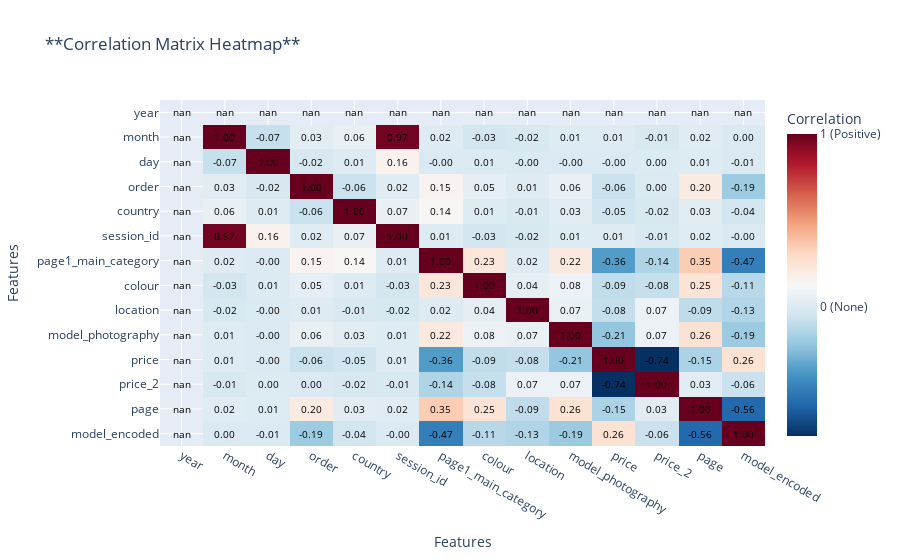

Write notebook code for a chart like this one.
### Code cell
def create_plotly_correlation_matrix(df):
    """
    Calculates the correlation matrix for a DataFrame and plots it as an
    interactive heatmap using Plotly Express.

    Args:
        df (pd.DataFrame): The input DataFrame containing numerical data.
    """
    # 1. Calculate the correlation matrix
    correlation_matrix = df.corr()

    # 2. Extract values, row/column names for the heatmap
    z = correlation_matrix.values
    x = correlation_matrix.columns
    y = correlation_matrix.index

    # 3. Create the interactive heatmap using Plotly Express
    fig = px.imshow(
        z,
        x=x,
        y=y,
        color_continuous_scale='RdBu_r', # 'RdBu_r' is good for showing positive/negative correlation
        aspect="auto", # Allows the plot to scale correctly
        title='**Correlation Matrix Heatmap**'
    )

    # 4. Optional: Add text annotations for correlation values (for better readability)
    # This loop iterates through the matrix and adds the value as text
    for i in range(len(y)):
        for j in range(len(x)):
            fig.add_annotation(
                x=x[j], y=y[i],
                text=f'{z[i, j]:.2f}', # Format to 2 decimal places
                showarrow=False,
                font=dict(color="black", size=10)
            )

    # 5. Enhance layout
    fig.update_layout(
        xaxis_title="Features",
        yaxis_title="Features",
        xaxis={'side': 'bottom'},
        # Adjusting the colorbar title and range
        coloraxis_colorbar=dict(
            title="Correlation",
            tickvals=[-1, 0, 1],
            ticktext=['-1 (Negative)', '0 (None)', '1 (Positive)'],
        ),
        # Ensure the labels don't get cut off
        margin=dict(l=100, r=100, t=100, b=100)
    )

    # 6. Display the figure
    fig.show()

# --- Example Usage ---

# Create a sample DataFrame
# np.random.seed(42)
# data = {
#     'Feature A': np.random.rand(100),
#     'Feature B': np.random.randn(100) * 5,
#     'Feature C': np.random.randn(100) * 2 + 5,
#     # Create a feature highly correlated with Feature B
#     'Feature D': 2 * (np.random.randn(100) * 5) + np.random.rand(100) * 0.5
# }
# df_sample = pd.DataFrame(data)

# Run the function with the sample data
create_plotly_correlation_matrix(data)

### Figure 1 — Plotly figure (JSON) as saved in the notebook; plotly's stock layout.template omitted (floating-point values rounded to 4 significant figures; data arrays with more than 128 entries replaced by an {"elided": "..."} marker saying what was removed)
{"data": [{"coloraxis": "coloraxis", "hovertemplate": "x: %{x}<br>y: %{y}<br>color: %{z}<extra></extra>", "name": "0", "type": "heatmap", "x": ["year", "month", "day", "order", "country", "session_id", "page1_main_category", "colour", "location", "model_photography", "price", "price_2", "page", "model_encoded"], "xaxis": "x", "y": ["year", "month", "day", "order", "country", "session_id", "page1_main_category", "colour", "location", "model_photography", "price", "price_2", "page", "model_encoded"], "yaxis": "y", "z": {"elided": "14x14 float values"}}], "layout": {"annotations": [{"font": {"color": "black", "size": 10}, "showarrow": false, "text": "nan", "x": "year", "y": "year"}, {"font": {"color": "black", "size": 10}, "showarrow": false, "text": "nan", "x": "month", "y": "year"}, {"font": {"color": "black", "size": 10}, "showarrow": false, "text": "nan", "x": "day", "y": "year"}, {"font": {"color": "black", "size": 10}, "showarrow": false, "text": "nan", "x": "order", "y": "year"}, {"font": {"color": "black", "size": 10}, "showarrow": false, "text": "nan", "x": "country", "y": "year"}, {"font": {"color": "black", "size": 10}, "showarrow": false, "text": "nan", "x": "session_id", "y": "year"}, {"font": {"color": "black", "size": 10}, "showarrow": false, "text": "nan", "x": "page1_main_category", "y": "year"}, {"font": {"color": "black", "size": 10}, "showarrow": false, "text": "nan", "x": "colour", "y": "year"}, {"font": {"color": "black", "size": 10}, "showarrow": false, "text": "nan", "x": "location", "y": "year"}, {"font": {"color": "black", "size": 10}, "showarrow": false, "text": "nan", "x": "model_photography", "y": "year"}, {"font": {"color": "black", "size": 10}, "showarrow": false, "text": "nan", "x": "price", "y": "year"}, {"font": {"color": "black", "size": 10}, "showarrow": false, "text": "nan", "x": "price_2", "y": "year"}, {"font": {"color": "black", "size": 10}, "showarrow": false, "text": "nan", "x": "page", "y": "year"}, {"font": {"color": "black", "size": 10}, "showarrow": false, "text": "nan", "x": "model_encoded", "y": "year"}, {"font": {"color": "black", "size": 10}, "showarrow": false, "text": "nan", "x": "year", "y": "month"}, {"font": {"color": "black", "size": 10}, "showarrow": false, "text": "1.00", "x": "month", "y": "month"}, {"font": {"color": "black", "size": 10}, "showarrow": false, "text": "-0.07", "x": "day", "y": "month"}, {"font": {"color": "black", "size": 10}, "showarrow": false, "text": "0.03", "x": "order", "y": "month"}, {"font": {"color": "black", "size": 10}, "showarrow": false, "text": "0.06", "x": "country", "y": "month"}, {"font": {"color": "black", "size": 10}, "showarrow": false, "text": "0.97", "x": "session_id", "y": "month"}, {"font": {"color": "black", "size": 10}, "showarrow": false, "text": "0.02", "x": "page1_main_category", "y": "month"}, {"font": {"color": "black", "size": 10}, "showarrow": false, "text": "-0.03", "x": "colour", "y": "month"}, {"font": {"color": "black", "size": 10}, "showarrow": false, "text": "-0.02", "x": "location", "y": "month"}, {"font": {"color": "black", "size": 10}, "showarrow": false, "text": "0.01", "x": "model_photography", "y": "month"}, {"font": {"color": "black", "size": 10}, "showarrow": false, "text": "0.01", "x": "price", "y": "month"}, {"font": {"color": "black", "size": 10}, "showarrow": false, "text": "-0.01", "x": "price_2", "y": "month"}, {"font": {"color": "black", "size": 10}, "showarrow": false, "text": "0.02", "x": "page", "y": "month"}, {"font": {"color": "black", "size": 10}, "showarrow": false, "text": "0.00", "x": "model_encoded", "y": "month"}, {"font": {"color": "black", "size": 10}, "showarrow": false, "text": "nan", "x": "year", "y": "day"}, {"font": {"color": "black", "size": 10}, "showarrow": false, "text": "-0.07", "x": "month", "y": "day"}, {"font": {"color": "black", "size": 10}, "showarrow": false, "text": "1.00", "x": "day", "y": "day"}, {"font": {"color": "black", "size": 10}, "showarrow": false, "text": "-0.02", "x": "order", "y": "day"}, {"font": {"color": "black", "size": 10}, "showarrow": false, "text": "0.01", "x": "country", "y": "day"}, {"font": {"color": "black", "size": 10}, "showarrow": false, "text": "0.16", "x": "session_id", "y": "day"}, {"font": {"color": "black", "size": 10}, "showarrow": false, "text": "-0.00", "x": "page1_main_category", "y": "day"}, {"font": {"color": "black", "size": 10}, "showarrow": false, "text": "0.01", "x": "colour", "y": "day"}, {"font": {"color": "black", "size": 10}, "showarrow": false, "text": "-0.00", "x": "location", "y": "day"}, {"font": {"color": "black", "size": 10}, "showarrow": false, "text": "-0.00", "x": "model_photography", "y": "day"}, {"font": {"color": "black", "size": 10}, "showarrow": false, "text": "-0.00", "x": "price", "y": "day"}, {"font": {"color": "black", "size": 10}, "showarrow": false, "text": "0.00", "x": "price_2", "y": "day"}, {"font": {"color": "black", "size": 10}, "showarrow": false, "text": "0.01", "x": "page", "y": "day"}, {"font": {"color": "black", "size": 10}, "showarrow": false, "text": "-0.01", "x": "model_encoded", "y": "day"}, {"font": {"color": "black", "size": 10}, "showarrow": false, "text": "nan", "x": "year", "y": "order"}, {"font": {"color": "black", "size": 10}, "showarrow": false, "text": "0.03", "x": "month", "y": "order"}, {"font": {"color": "black", "size": 10}, "showarrow": false, "text": "-0.02", "x": "day", "y": "order"}, {"font": {"color": "black", "size": 10}, "showarrow": false, "text": "1.00", "x": "order", "y": "order"}, {"font": {"color": "black", "size": 10}, "showarrow": false, "text": "-0.06", "x": "country", "y": "order"}, {"font": {"color": "black", "size": 10}, "showarrow": false, "text": "0.02", "x": "session_id", "y": "order"}, {"font": {"color": "black", "size": 10}, "showarrow": false, "text": "0.15", "x": "page1_main_category", "y": "order"}, {"font": {"color": "black", "size": 10}, "showarrow": false, "text": "0.05", "x": "colour", "y": "order"}, {"font": {"color": "black", "size": 10}, "showarrow": false, "text": "0.01", "x": "location", "y": "order"}, {"font": {"color": "black", "size": 10}, "showarrow": false, "text": "0.06", "x": "model_photography", "y": "order"}, {"font": {"color": "black", "size": 10}, "showarrow": false, "text": "-0.06", "x": "price", "y": "order"}, {"font": {"color": "black", "size": 10}, "showarrow": false, "text": "0.00", "x": "price_2", "y": "order"}, {"font": {"color": "black", "size": 10}, "showarrow": false, "text": "0.20", "x": "page", "y": "order"}, {"font": {"color": "black", "size": 10}, "showarrow": false, "text": "-0.19", "x": "model_encoded", "y": "order"}, {"font": {"color": "black", "size": 10}, "showarrow": false, "text": "nan", "x": "year", "y": "country"}, {"font": {"color": "black", "size": 10}, "showarrow": false, "text": "0.06", "x": "month", "y": "country"}, {"font": {"color": "black", "size": 10}, "showarrow": false, "text": "0.01", "x": "day", "y": "country"}, {"font": {"color": "black", "size": 10}, "showarrow": false, "text": "-0.06", "x": "order", "y": "country"}, {"font": {"color": "black", "size": 10}, "showarrow": false, "text": "1.00", "x": "country", "y": "country"}, {"font": {"color": "black", "size": 10}, "showarrow": false, "text": "0.07", "x": "session_id", "y": "country"}, {"font": {"color": "black", "size": 10}, "showarrow": false, "text": "0.14", "x": "page1_main_category", "y": "country"}, {"font": {"color": "black", "size": 10}, "showarrow": false, "text": "0.01", "x": "colour", "y": "country"}, {"font": {"color": "black", "size": 10}, "showarrow": false, "text": "-0.01", "x": "location", "y": "country"}, {"font": {"color": "black", "size": 10}, "showarrow": false, "text": "0.03", "x": "model_photography", "y": "country"}, {"font": {"color": "black", "size": 10}, "showarrow": false, "text": "-0.05", "x": "price", "y": "country"}, {"font": {"color": "black", "size": 10}, "showarrow": false, "text": "-0.02", "x": "price_2", "y": "country"}, {"font": {"color": "black", "size": 10}, "showarrow": false, "text": "0.03", "x": "page", "y": "country"}, {"font": {"color": "black", "size": 10}, "showarrow": false, "text": "-0.04", "x": "model_encoded", "y": "country"}, {"font": {"color": "black", "size": 10}, "showarrow": false, "text": "nan", "x": "year", "y": "session_id"}, {"font": {"color": "black", "size": 10}, "showarrow": false, "text": "0.97", "x": "month", "y": "session_id"}, {"font": {"color": "black", "size": 10}, "showarrow": false, "text": "0.16", "x": "day", "y": "session_id"}, {"font": {"color": "black", "size": 10}, "showarrow": false, "text": "0.02", "x": "order", "y": "session_id"}, {"font": {"color": "black", "size": 10}, "showarrow": false, "text": "0.07", "x": "country", "y": "session_id"}, {"font": {"color": "black", "size": 10}, "showarrow": false, "text": "1.00", "x": "session_id", "y": "session_id"}, {"font": {"color": "black", "size": 10}, "showarrow": false, "text": "0.01", "x": "page1_main_category", "y": "session_id"}, {"font": {"color": "black", "size": 10}, "showarrow": false, "text": "-0.03", "x": "colour", "y": "session_id"}, {"font": {"color": "black", "size": 10}, "showarrow": false, "text": "-0.02", "x": "location", "y": "session_id"}, {"font": {"color": "black", "size": 10}, "showarrow": false, "text": "0.01", "x": "model_photography", "y": "session_id"}, {"font": {"color": "black", "size": 10}, "showarrow": false, "text": "0.01", "x": "price", "y": "session_id"}, {"font": {"color": "black", "size": 10}, "showarrow": false, "text": "-0.01", "x": "price_2", "y": "session_id"}, {"font": {"color": "black", "size": 10}, "showarrow": false, "text": "0.02", "x": "page", "y": "session_id"}, {"font": {"color": "black", "size": 10}, "showarrow": false, "text": "-0.00", "x": "model_encoded", "y": "session_id"}, {"font": {"color": "black", "size": 10}, "showarrow": false, "text": "nan", "x": "year", "y": "page1_main_category"}, {"font": {"color": "black", "size": 10}, "showarrow": false, "text": "0.02", "x": "month", "y": "page1_main_category"}, {"font": {"color": "black", "size": 10}, "showarrow": false, "text": "-0.00", "x": "day", "y": "page1_main_category"}, {"font": {"color": "black", "size": 10}, "showarrow": false, "text": "0.15", "x": "order", "y": "page1_main_category"}, {"font": {"color": "black", "size": 10}, "showarrow": false, "text": "0.14", "x": "country", "y": "page1_main_category"}, {"font": {"color": "black", "size": 10}, "showarrow": false, "text": "0.01", "x": "session_id", "y": "page1_main_category"}, {"font": {"color": "black", "size": 10}, "showarrow": false, "text": "1.00", "x": "page1_main_category", "y": "page1_main_category"}, {"font": {"color": "black", "size": 10}, "showarrow": false, "text": "0.23", "x": "colour", "y": "page1_main_category"}, {"font": {"color": "black", "size": 10}, "showarrow": false, "text": "0.02", "x": "location", "y": "page1_main_category"}, {"font": {"color": "black", "size": 10}, "showarrow": false, "text": "0.22", "x": "model_photography", "y": "page1_main_category"}, {"font": {"color": "black", "size": 10}, "showarrow": false, "text": "-0.36", "x": "price", "y": "page1_main_category"}, {"font": {"color": "black", "size": 10}, "showarrow": false, "text": "-0.14", "x": "price_2", "y": "page1_main_category"}, {"font": {"color": "black", "size": 10}, "showarrow": false, "text": "0.35", "x": "page", "y": "page1_main_category"}, {"font": {"color": "black", "size": 10}, "showarrow": false, "text": "-0.47", "x": "model_encoded", "y": "page1_main_category"}, {"font": {"color": "black", "size": 10}, "showarrow": false, "text": "nan", "x": "year", "y": "colour"}, {"font": {"color": "black", "size": 10}, "showarrow": false, "text": "-0.03", "x": "month", "y": "colour"}, {"font": {"color": "black", "size": 10}, "showarrow": false, "text": "0.01", "x": "day", "y": "colour"}, {"font": {"color": "black", "size": 10}, "showarrow": false, "text": "0.05", "x": "order", "y": "colour"}, {"font": {"color": "black", "size": 10}, "showarrow": false, "text": "0.01", "x": "country", "y": "colour"}, {"font": {"color": "black", "size": 10}, "showarrow": false, "text": "-0.03", "x": "session_id", "y": "colour"}, {"font": {"color": "black", "size": 10}, "showarrow": false, "text": "0.23", "x": "page1_main_category", "y": "colour"}, {"font": {"color": "black", "size": 10}, "showarrow": false, "text": "1.00", "x": "colour", "y": "colour"}, {"font": {"color": "black", "size": 10}, "showarrow": false, "text": "0.04", "x": "location", "y": "colour"}, {"font": {"color": "black", "size": 10}, "showarrow": false, "text": "0.08", "x": "model_photography", "y": "colour"}, {"font": {"color": "black", "size": 10}, "showarrow": false, "text": "-0.09", "x": "price", "y": "colour"}, {"font": {"color": "black", "size": 10}, "showarrow": false, "text": "-0.08", "x": "price_2", "y": "colour"}, {"font": {"color": "black", "size": 10}, "showarrow": false, "text": "0.25", "x": "page", "y": "colour"}, {"font": {"color": "black", "size": 10}, "showarrow": false, "text": "-0.11", "x": "model_encoded", "y": "colour"}, {"font": {"color": "black", "size": 10}, "showarrow": false, "text": "nan", "x": "year", "y": "location"}, {"font": {"color": "black", "size": 10}, "showarrow": false, "text": "-0.02", "x": "month", "y": "location"}, {"font": {"color": "black", "size": 10}, "showarrow": false, "text": "-0.00", "x": "day", "y": "location"}, {"font": {"color": "black", "size": 10}, "showarrow": false, "text": "0.01", "x": "order", "y": "location"}, {"font": {"color": "black", "size": 10}, "showarrow": false, "text": "-0.01", "x": "country", "y": "location"}, {"font": {"color": "black", "size": 10}, "showarrow": false, "text": "-0.02", "x": "session_id", "y": "location"}, {"font": {"color": "black", "size": 10}, "showarrow": false, "text": "0.02", "x": "page1_main_category", "y": "location"}, {"font": {"color": "black", "size": 10}, "showarrow": false, "text": "0.04", "x": "colour", "y": "location"}, {"font": {"color": "black", "size": 10}, "showarrow": false, "text": "1.00", "x": "location", "y": "location"}, {"font": {"color": "black", "size": 10}, "showarrow": false, "text": "0.07", "x": "model_photography", "y": "location"}, {"font": {"color": "black", "size": 10}, "showarrow": false, "text": "-0.08", "x": "price", "y": "location"}, {"font": {"color": "black", "size": 10}, "showarrow": false, "text": "0.07", "x": "price_2", "y": "location"}, {"font": {"color": "black", "size": 10}, "showarrow": false, "text": "-0.09", "x": "page", "y": "location"}, {"font": {"color": "black", "size": 10}, "showarrow": false, "text": "-0.13", "x": "model_encoded", "y": "location"}, {"font": {"color": "black", "size": 10}, "showarrow": false, "text": "nan", "x": "year", "y": "model_photography"}, {"font": {"color": "black", "size": 10}, "showarrow": false, "text": "0.01", "x": "month", "y": "model_photography"}, {"font": {"color": "black", "size": 10}, "showarrow": false, "text": "-0.00", "x": "day", "y": "model_photography"}, {"font": {"color": "black", "size": 10}, "showarrow": false, "text": "0.06", "x": "order", "y": "model_photography"}, {"font": {"color": "black", "size": 10}, "showarrow": false, "text": "0.03", "x": "country", "y": "model_photography"}, {"font": {"color": "black", "size": 10}, "showarrow": false, "text": "0.01", "x": "session_id", "y": "model_photography"}, {"font": {"color": "black", "size": 10}, "showarrow": false, "text": "0.22", "x": "page1_main_category", "y": "model_photography"}, {"font": {"color": "black", "size": 10}, "showarrow": false, "text": "0.08", "x": "colour", "y": "model_photography"}, {"font": {"color": "black", "size": 10}, "showarrow": false, "text": "0.07", "x": "location", "y": "model_photography"}, {"font": {"color": "black", "size": 10}, "showarrow": false, "text": "1.00", "x": "model_photography", "y": "model_photography"}, {"font": {"color": "black", "size": 10}, "showarrow": false, "text": "-0.21", "x": "price", "y": "model_photography"}, {"font": {"color": "black", "size": 10}, "showarrow": false, "text": "0.07", "x": "price_2", "y": "model_photography"}, {"font": {"color": "black", "size": 10}, "showarrow": false, "text": "0.26", "x": "page", "y": "model_photography"}, {"font": {"color": "black", "size": 10}, "showarrow": false, "text": "-0.19", "x": "model_encoded", "y": "model_photography"}, {"font": {"color": "black", "size": 10}, "showarrow": false, "text": "nan", "x": "year", "y": "price"}, {"font": {"color": "black", "size": 10}, "showarrow": false, "text": "0.01", "x": "month", "y": "price"}, {"font": {"color": "black", "size": 10}, "showarrow": false, "text": "-0.00", "x": "day", "y": "price"}, {"font": {"color": "black", "size": 10}, "showarrow": false, "text": "-0.06", "x": "order", "y": "price"}, {"font": {"color": "black", "size": 10}, "showarrow": false, "text": "-0.05", "x": "country", "y": "price"}, {"font": {"color": "black", "size": 10}, "showarrow": false, "text": "0.01", "x": "session_id", "y": "price"}, {"font": {"color": "black", "size": 10}, "showarrow": false, "text": "-0.36", "x": "page1_main_category", "y": "price"}, {"font": {"color": "black", "size": 10}, "showarrow": false, "text": "-0.09", "x": "colour", "y": "price"}, {"font": {"color": "black", "size": 10}, "showarrow": false, "text": "-0.08", "x": "location", "y": "price"}, {"font": {"color": "black", "size": 10}, "showarrow": false, "text": "-0.21", "x": "model_photography", "y": "price"}, {"font": {"color": "black", "size": 10}, "showarrow": false, "text": "1.00", "x": "price", "y": "price"}, {"font": {"color": "black", "size": 10}, "showarrow": false, "text": "-0.74", "x": "price_2", "y": "price"}, {"font": {"color": "black", "size": 10}, "showarrow": false, "text": "-0.15", "x": "page", "y": "price"}, {"font": {"color": "black", "size": 10}, "showarrow": false, "text": "0.26", "x": "model_encoded", "y": "price"}, {"font": {"color": "black", "size": 10}, "showarrow": false, "text": "nan", "x": "year", "y": "price_2"}, {"font": {"color": "black", "size": 10}, "showarrow": false, "text": "-0.01", "x": "month", "y": "price_2"}, {"font": {"color": "black", "size": 10}, "showarrow": false, "text": "0.00", "x": "day", "y": "price_2"}, {"font": {"color": "black", "size": 10}, "showarrow": false, "text": "0.00", "x": "order", "y": "price_2"}, {"font": {"color": "black", "size": 10}, "showarrow": false, "text": "-0.02", "x": "country", "y": "price_2"}, {"font": {"color": "black", "size": 10}, "showarrow": false, "text": "-0.01", "x": "session_id", "y": "price_2"}, {"font": {"color": "black", "size": 10}, "showarrow": false, "text": "-0.14", "x": "page1_main_category", "y": "price_2"}, {"font": {"color": "black", "size": 10}, "showarrow": false, "text": "-0.08", "x": "colour", "y": "price_2"}, {"font": {"color": "black", "size": 10}, "showarrow": false, "text": "0.07", "x": "location", "y": "price_2"}, {"font": {"color": "black", "size": 10}, "showarrow": false, "text": "0.07", "x": "model_photography", "y": "price_2"}, {"font": {"color": "black", "size": 10}, "showarrow": false, "text": "-0.74", "x": "price", "y": "price_2"}, {"font": {"color": "black", "size": 10}, "showarrow": false, "text": "1.00", "x": "price_2", "y": "price_2"}, {"font": {"color": "black", "size": 10}, "showarrow": false, "text": "0.03", "x": "page", "y": "price_2"}, {"font": {"color": "black", "size": 10}, "showarrow": false, "text": "-0.06", "x": "model_encoded", "y": "price_2"}, {"font": {"color": "black", "size": 10}, "showarrow": false, "text": "nan", "x": "year", "y": "page"}, {"font": {"color": "black", "size": 10}, "showarrow": false, "text": "0.02", "x": "month", "y": "page"}, {"font": {"color": "black", "size": 10}, "showarrow": false, "text": "0.01", "x": "day", "y": "page"}, {"font": {"color": "black", "size": 10}, "showarrow": false, "text": "0.20", "x": "order", "y": "page"}, {"font": {"color": "black", "size": 10}, "showarrow": false, "text": "0.03", "x": "country", "y": "page"}, {"font": {"color": "black", "size": 10}, "showarrow": false, "text": "0.02", "x": "session_id", "y": "page"}, {"font": {"color": "black", "size": 10}, "showarrow": false, "text": "0.35", "x": "page1_main_category", "y": "page"}, {"font": {"color": "black", "size": 10}, "showarrow": false, "text": "0.25", "x": "colour", "y": "page"}, {"font": {"color": "black", "size": 10}, "showarrow": false, "text": "-0.09", "x": "location", "y": "page"}, {"font": {"color": "black", "size": 10}, "showarrow": false, "text": "0.26", "x": "model_photography", "y": "page"}, {"font": {"color": "black", "size": 10}, "showarrow": false, "text": "-0.15", "x": "price", "y": "page"}, {"font": {"color": "black", "size": 10}, "showarrow": false, "text": "0.03", "x": "price_2", "y": "page"}, {"font": {"color": "black", "size": 10}, "showarrow": false, "text": "1.00", "x": "page", "y": "page"}, {"font": {"color": "black", "size": 10}, "showarrow": false, "text": "-0.56", "x": "model_encoded", "y": "page"}, {"font": {"color": "black", "size": 10}, "showarrow": false, "text": "nan", "x": "year", "y": "model_encoded"}, {"font": {"color": "black", "size": 10}, "showarrow": false, "text": "0.00", "x": "month", "y": "model_encoded"}, {"font": {"color": "black", "size": 10}, "showarrow": false, "text": "-0.01", "x": "day", "y": "model_encoded"}, {"font": {"color": "black", "size": 10}, "showarrow": false, "text": "-0.19", "x": "order", "y": "model_encoded"}, {"font": {"color": "black", "size": 10}, "showarrow": false, "text": "-0.04", "x": "country", "y": "model_encoded"}, {"font": {"color": "black", "size": 10}, "showarrow": false, "text": "-0.00", "x": "session_id", "y": "model_encoded"}, {"font": {"color": "black", "size": 10}, "showarrow": false, "text": "-0.47", "x": "page1_main_category", "y": "model_encoded"}, {"font": {"color": "black", "size": 10}, "showarrow": false, "text": "-0.11", "x": "colour", "y": "model_encoded"}, {"font": {"color": "black", "size": 10}, "showarrow": false, "text": "-0.13", "x": "location", "y": "model_encoded"}, {"font": {"color": "black", "size": 10}, "showarrow": false, "text": "-0.19", "x": "model_photography", "y": "model_encoded"}, {"font": {"color": "black", "size": 10}, "showarrow": false, "text": "0.26", "x": "price", "y": "model_encoded"}, {"font": {"color": "black", "size": 10}, "showarrow": false, "text": "-0.06", "x": "price_2", "y": "model_encoded"}, {"font": {"color": "black", "size": 10}, "showarrow": false, "text": "-0.56", "x": "page", "y": "model_encoded"}, {"font": {"color": "black", "size": 10}, "showarrow": false, "text": "1.00", "x": "model_encoded", "y": "model_encoded"}], "coloraxis": {"colorbar": {"ticktext": ["-1 (Negative)", "0 (None)", "1 (Positive)"], "tickvals": [-1, 0, 1], "title": {"text": "Correlation"}}, "colorscale": [[0, "rgb(5,48,97)"], [0.1, "rgb(33,102,172)"], [0.2, "rgb(67,147,195)"], [0.3, "rgb(146,197,222)"], [0.4, "rgb(209,229,240)"], [0.5, "rgb(247,247,247)"], [0.6, "rgb(253,219,199)"], [0.7, "rgb(244,165,130)"], [0.8, "rgb(214,96,77)"], [0.9, "rgb(178,24,43)"], [1, "rgb(103,0,31)"]]}, "margin": {"b": 100, "l": 100, "r": 100, "t": 100}, "title": {"text": "**Correlation Matrix Heatmap**"}, "xaxis": {"anchor": "y", "domain": [0, 1], "side": "bottom", "title": {"text": "Features"}}, "yaxis": {"anchor": "x", "autorange": "reversed", "domain": [0, 1], "title": {"text": "Features"}}}}
